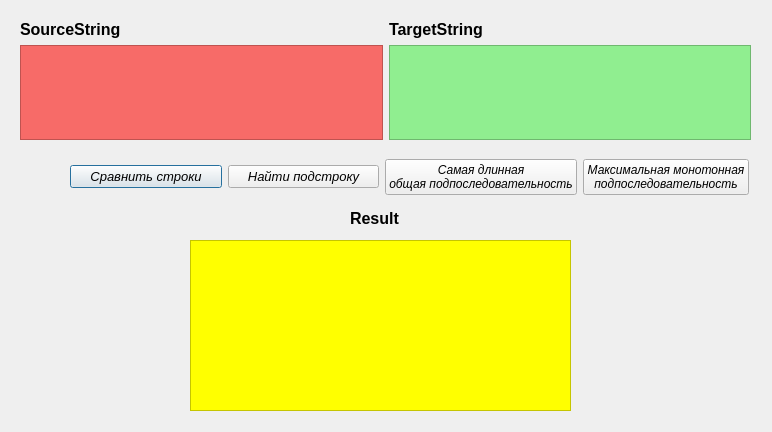
<?xml version="1.0" encoding="UTF-8"?>
<ui version="4.0">
 <class>Dialog</class>
 <widget class="QDialog" name="Dialog">
  <property name="geometry">
   <rect>
    <x>0</x>
    <y>0</y>
    <width>772</width>
    <height>432</height>
   </rect>
  </property>
  <property name="windowTitle">
   <string>Dialog</string>
  </property>
  <widget class="QTextEdit" name="textEdit_Output">
   <property name="geometry">
    <rect>
     <x>190</x>
     <y>240</y>
     <width>381</width>
     <height>171</height>
    </rect>
   </property>
   <property name="styleSheet">
    <string notr="true">background-color: yellow; color: blue; font-size: 18px;</string>
   </property>
  </widget>
  <widget class="QLabel" name="label_Result">
   <property name="geometry">
    <rect>
     <x>350</x>
     <y>210</y>
     <width>61</width>
     <height>16</height>
    </rect>
   </property>
   <property name="font">
    <font>
     <pointsize>12</pointsize>
     <weight>75</weight>
     <bold>true</bold>
    </font>
   </property>
   <property name="text">
    <string>Result</string>
   </property>
  </widget>
  <widget class="QWidget" name="layoutWidget">
   <property name="geometry">
    <rect>
     <x>20</x>
     <y>20</y>
     <width>731</width>
     <height>120</height>
    </rect>
   </property>
   <layout class="QHBoxLayout" name="horizontalLayout">
    <item>
     <layout class="QVBoxLayout" name="verticalLayout">
      <item>
       <widget class="QLabel" name="label_SourceString">
        <property name="font">
         <font>
          <pointsize>12</pointsize>
          <weight>75</weight>
          <bold>true</bold>
         </font>
        </property>
        <property name="text">
         <string>SourceString</string>
        </property>
       </widget>
      </item>
      <item>
       <widget class="QTextEdit" name="textEdit_SourceString">
        <property name="autoFillBackground">
         <bool>false</bool>
        </property>
        <property name="styleSheet">
         <string notr="true">background-color: #f76b68; color: blue; font-size: 18px;</string>
        </property>
       </widget>
      </item>
     </layout>
    </item>
    <item>
     <layout class="QVBoxLayout" name="verticalLayout_2">
      <item>
       <widget class="QLabel" name="label_TargetString">
        <property name="font">
         <font>
          <pointsize>12</pointsize>
          <weight>75</weight>
          <bold>true</bold>
         </font>
        </property>
        <property name="text">
         <string>TargetString</string>
        </property>
       </widget>
      </item>
      <item>
       <widget class="QTextEdit" name="textEdit_TargetString">
        <property name="styleSheet">
         <string notr="true">background-color: LightGreen; color: blue; font-size: 18px;</string>
        </property>
       </widget>
      </item>
     </layout>
    </item>
   </layout>
  </widget>
  <widget class="QWidget" name="layoutWidget">
   <property name="geometry">
    <rect>
     <x>70</x>
     <y>150</y>
     <width>679</width>
     <height>54</height>
    </rect>
   </property>
   <layout class="QHBoxLayout" name="horizontalLayout_2">
    <item>
     <widget class="QPushButton" name="pushButtonCompareStrings">
      <property name="font">
       <font>
        <pointsize>10</pointsize>
        <italic>true</italic>
       </font>
      </property>
      <property name="text">
       <string>Сравнить строки</string>
      </property>
     </widget>
    </item>
    <item>
     <widget class="QPushButton" name="pushButton_FindSubstring">
      <property name="font">
       <font>
        <pointsize>10</pointsize>
        <italic>true</italic>
       </font>
      </property>
      <property name="text">
       <string>Найти подстроку</string>
      </property>
     </widget>
    </item>
    <item>
     <widget class="QPushButton" name="pushButton_LongestCommonSubsequence">
      <property name="font">
       <font>
        <pointsize>9</pointsize>
        <italic>true</italic>
       </font>
      </property>
      <property name="text">
       <string>Самая длинная
общая подпоследовательность</string>
      </property>
     </widget>
    </item>
    <item>
     <widget class="QPushButton" name="pushButton_MaximumMonotonicSubsequence">
      <property name="font">
       <font>
        <pointsize>9</pointsize>
        <italic>true</italic>
       </font>
      </property>
      <property name="text">
       <string>Максимальная монотонная
подпоследовательность</string>
      </property>
     </widget>
    </item>
   </layout>
  </widget>
 </widget>
 <resources/>
 <connections/>
</ui>
